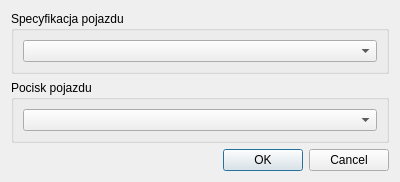
<?xml version="1.0" encoding="UTF-8"?>
<ui version="4.0">
 <class>OknoPojazduObcego</class>
 <widget class="QDialog" name="OknoPojazduObcego">
  <property name="geometry">
   <rect>
    <x>0</x>
    <y>0</y>
    <width>400</width>
    <height>165</height>
   </rect>
  </property>
  <property name="windowTitle">
   <string>Obcy pojazd</string>
  </property>
  <property name="windowIcon">
   <iconset resource="res.qrc">
    <normaloff>:/ikony/computer.png</normaloff>:/ikony/computer.png</iconset>
  </property>
  <layout class="QVBoxLayout" name="verticalLayout">
   <item>
    <widget class="QGroupBox" name="pojazdyGroupBox">
     <property name="title">
      <string>Specyfikacja pojazdu</string>
     </property>
     <layout class="QGridLayout" name="gridLayout_2">
      <item row="0" column="0">
       <widget class="QComboBox" name="pojazdyComboBox"/>
      </item>
     </layout>
    </widget>
   </item>
   <item>
    <widget class="QGroupBox" name="pociskiGroupBox">
     <property name="title">
      <string>Pocisk pojazdu</string>
     </property>
     <layout class="QGridLayout" name="gridLayout">
      <item row="0" column="0">
       <widget class="QComboBox" name="pociskiComboBox"/>
      </item>
     </layout>
    </widget>
   </item>
   <item>
    <spacer name="verticalSpacer">
     <property name="orientation">
      <enum>Qt::Vertical</enum>
     </property>
     <property name="sizeHint" stdset="0">
      <size>
       <width>20</width>
       <height>40</height>
      </size>
     </property>
    </spacer>
   </item>
   <item>
    <widget class="QDialogButtonBox" name="buttonBox">
     <property name="standardButtons">
      <set>QDialogButtonBox::Cancel|QDialogButtonBox::Ok</set>
     </property>
    </widget>
   </item>
  </layout>
 </widget>
 <resources>
  <include location="res.qrc"/>
 </resources>
 <connections>
  <connection>
   <sender>pojazdyComboBox</sender>
   <signal>currentIndexChanged(int)</signal>
   <receiver>OknoPojazduObcego</receiver>
   <slot>ustawPojazd(int)</slot>
   <hints>
    <hint type="sourcelabel">
     <x>42</x>
     <y>38</y>
    </hint>
    <hint type="destinationlabel">
     <x>6</x>
     <y>40</y>
    </hint>
   </hints>
  </connection>
  <connection>
   <sender>pociskiComboBox</sender>
   <signal>currentIndexChanged(int)</signal>
   <receiver>OknoPojazduObcego</receiver>
   <slot>ustawPocisk(int)</slot>
   <hints>
    <hint type="sourcelabel">
     <x>75</x>
     <y>104</y>
    </hint>
    <hint type="destinationlabel">
     <x>3</x>
     <y>108</y>
    </hint>
   </hints>
  </connection>
 </connections>
 <slots>
  <slot>ustawPojazd(int)</slot>
  <slot>ustawPocisk(int)</slot>
 </slots>
</ui>
